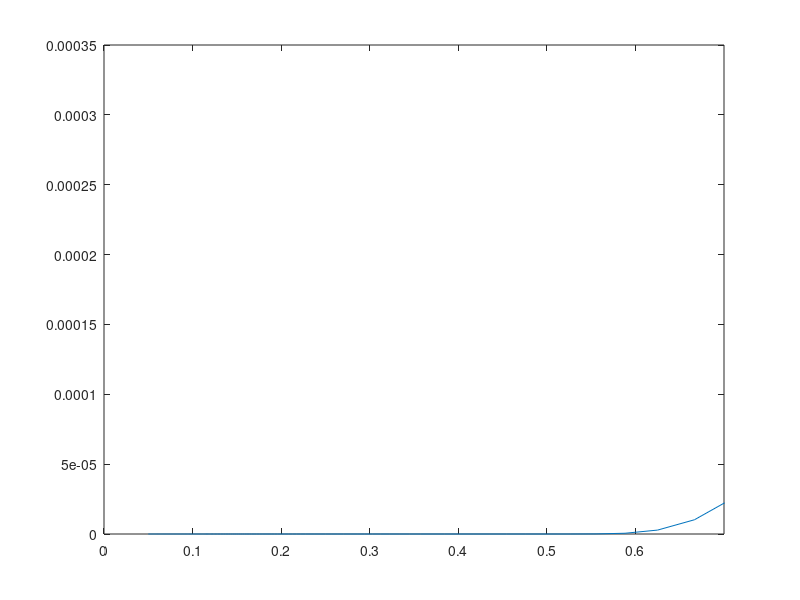

MATLAB code to generate this figure:
function [S,Hs,Tm]=SDF_jonswap(om,SDF_prams);
%% CALL: [S,Hs,Tm]=SDF_jonswap(om,SDF_prams);
%% SDF_prams={U10,F,moment_no} 
%%  or SDF_prams={ {Tm},{Hs},moment_no };
%% U10 [m.s^-1] is wind velocity at height 10m above sea;
%% F [km] is fetch (distance from a lee shore, or region over
%%  which wind blows at a constant velocity);
%% Tm is peak period;
%% Hs is sig wave height;
%% if moment_no~=0, S=S*omega^moment_no
%% - this gives integrand for higher moments;

DO_TEST  = 0;
if nargin==0
   DO_TEST     = 1;
   period      = (.1:.1:20)';
   om          = 2*pi./period;
   freq        = 1./period;
   U10         = 10;
   F           = 460;
   SDF_prams   = {U10,F};
elseif isempty(om)
   DO_TEST     = 1;
   period      = (.1:.1:20)';
   om          = 2*pi./period;
   freq        = 1./period;
end

U10         = SDF_prams{1};
F           = SDF_prams{2};
moment_no   = 0;
if length(SDF_prams)==3
   moment_no   = SDF_prams{3};
end
%%
if iscell(U10)
   Tm    = U10{1};
   Hs    = F{1};
   %%
   x     = Hs^2*g/16/1.67e-7;%% = U10^2*F;
   y     = g^2*(11*Tm/pi)^3;%% = U10*F;
   U10   = x/y;
   F     = y^2/x;
end
%%
g        = 9.81;
alp      = 0.076*(U10^2/F/g)^.22;
bet      = alp*g^2.*om.^(moment_no-5);
gam      = 3.3;
%%
om_p     = 22*(g^2/U10/F)^(1/3);
sig      = .07+0*om;
jj       = find(om>om_p);
sig(jj)  = .09;
rr       = exp( -(om/om_p-1).^2./(2*sig.^2) );
%%
S        = bet.*(gam.^rr).*exp(-1.25*(om_p./om).^4);
Tm       = 2*pi/om_p;
Hs       = 4*sqrt(1.67e-7*U10^2*F/g);

if DO_TEST
%   plot(period,S);
   plot(freq,S);
   xlim([0 0.7]);
end
